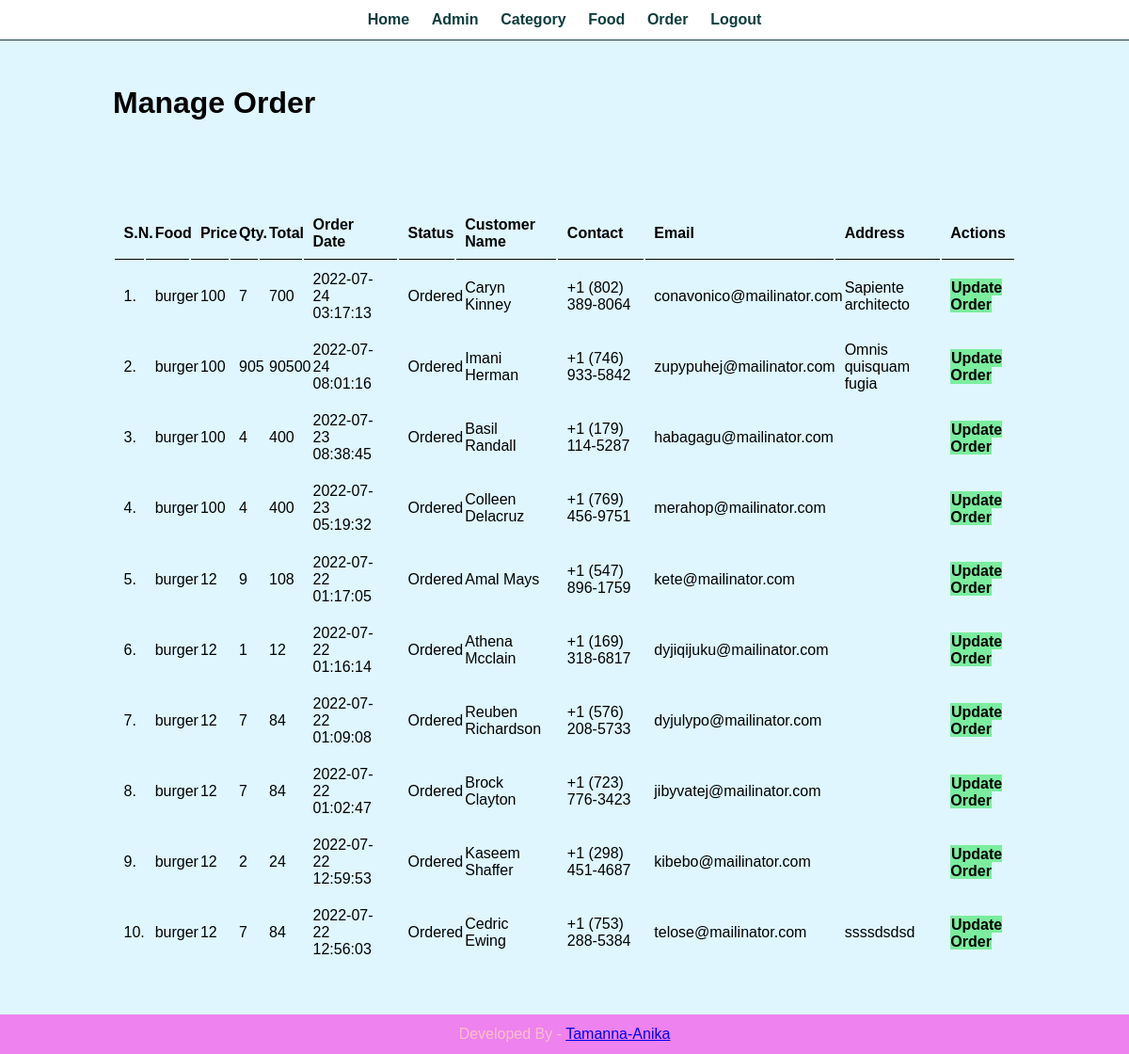
The page /admin/manage-order.php (signed in) on the database its author committed.
### tables this page shows
CREATE TABLE `tbl_order` (
  `id` int(10) UNSIGNED NOT NULL,
  `food` varchar(150) NOT NULL,
  `price` varchar(255) NOT NULL,
  `qty` int(11) NOT NULL,
  `total` decimal(10,0) NOT NULL,
  `order_date` datetime NOT NULL,
  `status` varchar(10) NOT NULL,
  `customer_name` varchar(150) NOT NULL,
  `customer_contact` varchar(20) NOT NULL,
  `customer_email` varchar(150) NOT NULL,
  `customer_adress` varchar(255) NOT NULL
);

### admin/manage-order.php (the view, shortened to what this page needs)
<?php include('partials/menu.php'); ?>
<div class="main-content">
    <div class="wrapper">
        <h1>Manage Order</h1>
                <br /><br /><br />
                <br><br>
                <table class="tbl-full">
                    <tr>
                        <th>S.N.</th>
                        <th>Food</th>
                        <th>Price</th>
                        <th>Qty.</th>
                        <th>Total</th>
                        <th>Order Date</th>
                        <th>Status</th>
                        <th>Customer Name</th>
                        <th>Contact</th>
                        <th>Email</th>
                        <th>Address</th>
                        <th>Actions</th>
                    </tr>
                    <?php
                        $sql = "SELECT * FROM tbl_order ORDER BY id DESC";
                        $res = mysqli_query($conn, $sql);
                        $count = mysqli_num_rows($res);
                        $sn = 1;
                        if($count>0)
                        {
                            while($row=mysqli_fetch_assoc($res))
                            {
                                $id = $row['id'];
                                $food = $row['food'];
                                $price = $row['price'];
                                $qty = $row['qty'];
                                $total = $row['total'];
                                $order_date = $row['order_date'];
                                $status = $row['status'];
                                $customer_name = $row['customer_name'];
                                $customer_contact = $row['customer_contact'];
                                $customer_email = $row['customer_email'];
                                $customer_adress = $row['customer_adress'];
                                ?>
                                    <tr>
                                        <td><?php echo $sn++; ?>. </td>
                                        <td><?php echo $food; ?></td>
                                        <td><?php echo $price; ?></td>
                                        <td><?php echo $qty; ?></td>
                                        <td><?php echo $total; ?></td>
                                        <td><?php echo $order_date; ?></td>
                                        <td>
                                            <?php
                                                if($status=="Ordered")
                                                {
                                                    echo "<label>$status</label>";
                                                }
                                                elseif($status=="On Delivery")
                                                {
                                                    echo "<label style='color: orange;'>$status</label>";
                                                }
                                                elseif($status=="Delivered")
                                                {
                                                    echo "<label style='color: green;'>$status</label>";
                                                }
                                                elseif($status=="Cancelled")
                                                {
                                                    echo "<label style='color: red;'>$status</label>";
                                                }
                                            ?>
                                        </td>
                                        <td><?php echo $customer_name; ?></td>
                                        <td><?php echo $customer_contact; ?></td>
                                        <td><?php echo $customer_email; ?></td>
                                        <td><?php echo $customer_adress; ?></td>
                                        <td>
                                            <a href="<?php echo SITEURL; ?>admin/update-order.php?id=<?php echo $id; ?>" class="btn-secondary">Update Order</a>
                                        </td>
                                    </tr>
                                <?php
                            }
                        }
                        else
                        {
                            echo "<tr><td colspan='12' class='error'>Orders not Available</td></tr>";
                        }
                    ?>
                </table>
    </div>
</div>
<?php include('partials/footer.php'); ?>

### admin/partials/menu.php (shortened to what this page needs)
<html>
    <head>
        <link rel="stylesheet" href="../css/admin.css">
    </head>
    <body>
        <div class="menu text-center">
            <div class="wrapper">
                <ul>
                    <li><a href="index.php">Home</a></li>
                    <li><a href="manage-admin.php">Admin</a></li>
                    <li><a href="manage-category.php">Category</a></li>
                    <li><a href="manage-food.php">Food</a></li>
                    <li><a href="manage-order.php">Order</a></li>
                    <li><a href="logout.php">Logout</a></li>
                </ul>
            </div>
        </div>

### admin/partials/footer.php
<div class="footer">
            <div class="wrapper">
                <p class="text-center">Developed By - <a href="#">Tamanna-Anika</a></p>
            </div>
        </div>
    </body>
</html>

### css/admin.css (style rules this page uses)
* { margin: 0; padding: 0; font-family: Arial, Helvetica, sans-serif; }
.wrapper { padding: 1%; width: 80%; margin: 0 auto; }
.text-center { text-align: center; }
.tbl-full { width: 100%; }
table tr th { border-bottom: 1px solid black; padding: 1%; text-align: left; }
table tr td { padding: 1%; }
.btn-secondary { background-color: #7bed9f; padding: 1%; color: black; text-decoration: none; font-weight: bold; }
.menu { border-bottom: 1px solid #0F3D3E; }
.menu ul { list-style-type: none; }
.menu ul li { display: inline; padding: 1%; }
.menu ul li a { text-decoration: none; font-weight: bold; color: #0F3D3E; }
.main-content { background-color: #DFF6FF; padding: 3% 0; }
.footer { background-color: violet; color: pink }

### rows shown on the page
tbl_order: food "burger", price "100", qty "7", total "700", order_date "2022-07-24 03:17:13", status "Ordered", customer_name "Caryn Kinney", customer_contact "+1 (802) 389-8064", customer_email "conavonico@mailinator.com", customer_adress "Sapiente architecto"
tbl_order: food "burger", price "100", qty "905", total "90500", order_date "2022-07-24 08:01:16", status "Ordered", customer_name "Imani Herman", customer_contact "+1 (746) 933-5842", customer_email "zupypuhej@mailinator.com", customer_adress "Omnis quisquam fugia"
tbl_order: food "burger", price "100", qty "4", total "400", order_date "2022-07-23 08:38:45", status "Ordered", customer_name "Basil Randall", customer_contact "+1 (179) 114-5287", customer_email "habagagu@mailinator.com"
tbl_order: food "burger", price "100", qty "4", total "400", order_date "2022-07-23 05:19:32", status "Ordered", customer_name "Colleen Delacruz", customer_contact "+1 (769) 456-9751", customer_email "merahop@mailinator.com"
tbl_order: food "burger", price "12", qty "9", total "108", order_date "2022-07-22 01:17:05", status "Ordered", customer_name "Amal Mays", customer_contact "+1 (547) 896-1759", customer_email "kete@mailinator.com"
tbl_order: food "burger", price "12", qty "1", total "12", order_date "2022-07-22 01:16:14", status "Ordered", customer_name "Athena Mcclain", customer_contact "+1 (169) 318-6817", customer_email "dyjiqijuku@mailinator.com"
tbl_order: food "burger", price "12", qty "7", total "84", order_date "2022-07-22 01:09:08", status "Ordered", customer_name "Reuben Richardson", customer_contact "+1 (576) 208-5733", customer_email "dyjulypo@mailinator.com"
tbl_order: food "burger", price "12", qty "7", total "84", order_date "2022-07-22 01:02:47", status "Ordered", customer_name "Brock Clayton", customer_contact "+1 (723) 776-3423", customer_email "jibyvatej@mailinator.com"
tbl_order: food "burger", price "12", qty "2", total "24", order_date "2022-07-22 12:59:53", status "Ordered", customer_name "Kaseem Shaffer", customer_contact "+1 (298) 451-4687", customer_email "kibebo@mailinator.com"
tbl_order: food "burger", price "12", qty "7", total "84", order_date "2022-07-22 12:56:03", status "Ordered", customer_name "Cedric Ewing", customer_contact "+1 (753) 288-5384", customer_email "telose@mailinator.com", customer_adress "ssssdsdsd"
